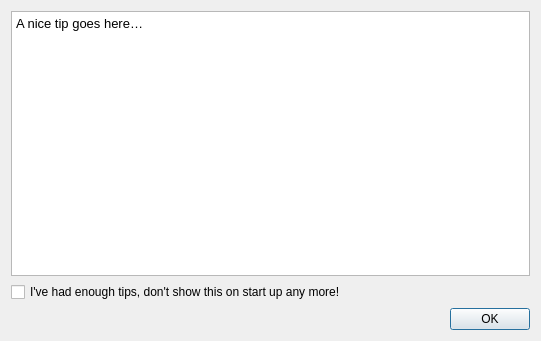
<?xml version="1.0" encoding="UTF-8"?>
<ui version="4.0">
 <class>QgsTipGuiBase</class>
 <widget class="QDialog" name="QgsTipGuiBase">
  <property name="geometry">
   <rect>
    <x>0</x>
    <y>0</y>
    <width>541</width>
    <height>341</height>
   </rect>
  </property>
  <property name="windowTitle">
   <string>Hake Geospatial Tips!</string>
  </property>
  <layout class="QGridLayout" name="gridLayout">
   <item row="0" column="0" colspan="2">
    <widget class="QTextBrowser" name="txtTip">
     <property name="sizePolicy">
      <sizepolicy hsizetype="Expanding" vsizetype="Expanding">
       <horstretch>0</horstretch>
       <verstretch>0</verstretch>
      </sizepolicy>
     </property>
     <property name="html">
      <string>&lt;!DOCTYPE HTML PUBLIC &quot;-//W3C//DTD HTML 4.0//EN&quot; &quot;http://www.w3.org/TR/REC-html40/strict.dtd&quot;&gt;
&lt;html&gt;&lt;head&gt;&lt;meta name=&quot;qrichtext&quot; content=&quot;1&quot; /&gt;&lt;style type=&quot;text/css&quot;&gt;
p, li { white-space: pre-wrap; }
&lt;/style&gt;&lt;/head&gt;&lt;body style=&quot; font-family:'.AppleSystemUIFont'; font-size:13pt; font-weight:400; font-style:normal;&quot;&gt;
&lt;p style=&quot; margin-top:0px; margin-bottom:0px; margin-left:0px; margin-right:0px; -qt-block-indent:0; text-indent:0px;&quot;&gt;&lt;span style=&quot; font-family:'Open Sans,sans-serif'; font-size:10pt;&quot;&gt;A nice tip goes here…&lt;/span&gt;&lt;/p&gt;&lt;/body&gt;&lt;/html&gt;</string>
     </property>
     <property name="openExternalLinks">
      <bool>true</bool>
     </property>
    </widget>
   </item>
   <item row="1" column="0" colspan="2">
    <widget class="QCheckBox" name="cbxDisableTips">
     <property name="text">
      <string>I've had enough tips, don't show this on start up any more!</string>
     </property>
    </widget>
   </item>
   <item row="2" column="0" colspan="2">
    <widget class="QDialogButtonBox" name="buttonBox">
     <property name="orientation">
      <enum>Qt::Horizontal</enum>
     </property>
     <property name="standardButtons">
      <set>QDialogButtonBox::Ok</set>
     </property>
    </widget>
   </item>
  </layout>
 </widget>
 <resources/>
 <connections>
  <connection>
   <sender>buttonBox</sender>
   <signal>accepted()</signal>
   <receiver>QgsTipGuiBase</receiver>
   <slot>accept()</slot>
   <hints>
    <hint type="sourcelabel">
     <x>248</x>
     <y>254</y>
    </hint>
    <hint type="destinationlabel">
     <x>157</x>
     <y>274</y>
    </hint>
   </hints>
  </connection>
  <connection>
   <sender>buttonBox</sender>
   <signal>rejected()</signal>
   <receiver>QgsTipGuiBase</receiver>
   <slot>reject()</slot>
   <hints>
    <hint type="sourcelabel">
     <x>316</x>
     <y>260</y>
    </hint>
    <hint type="destinationlabel">
     <x>286</x>
     <y>274</y>
    </hint>
   </hints>
  </connection>
 </connections>
</ui>
